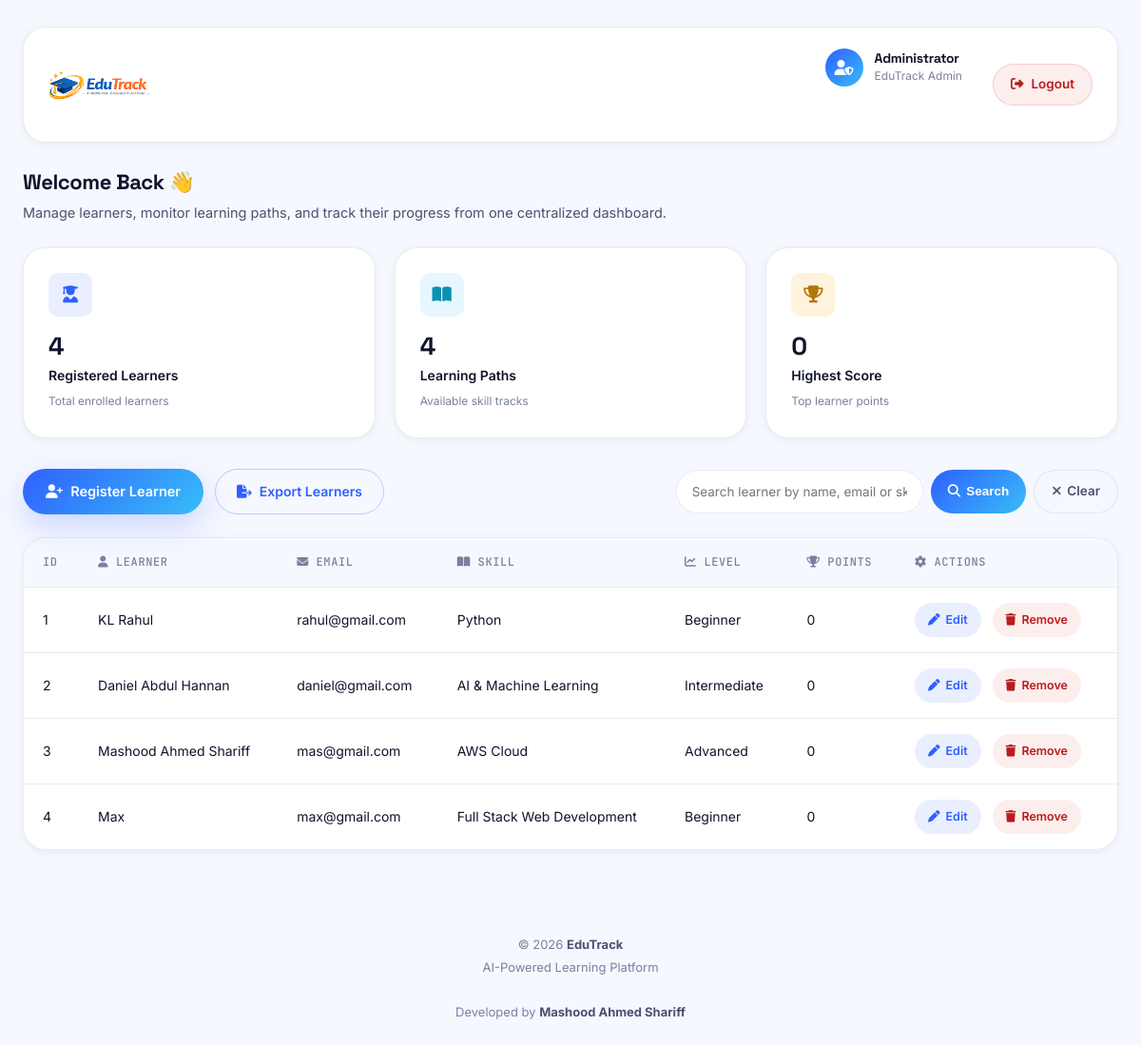
Page /admin/dashboard (signed in) on the earlier database version.
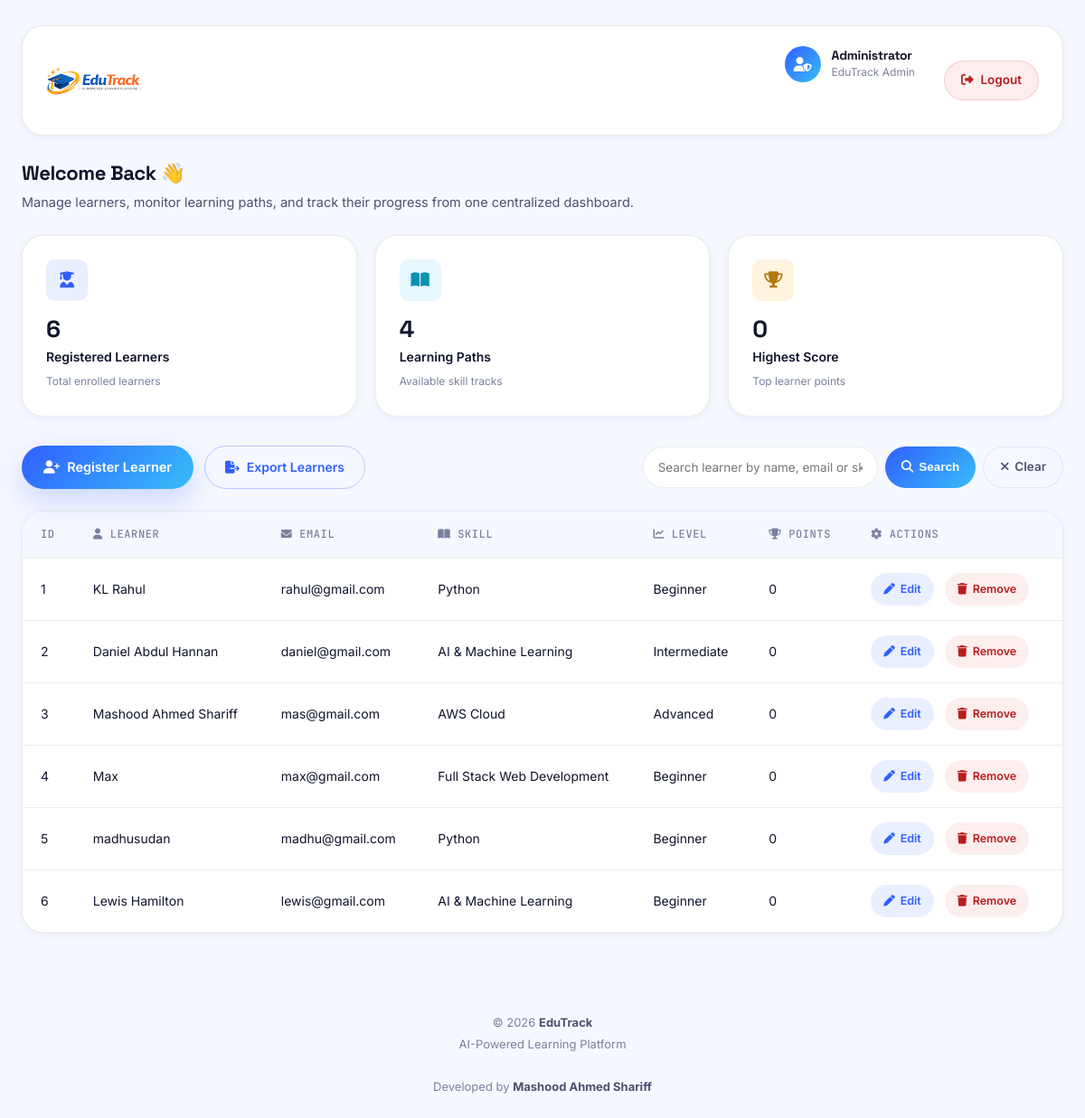
Same page on the later database version.
### tables this page shows
CREATE TABLE learners(

        id INTEGER PRIMARY KEY AUTOINCREMENT,

        name TEXT NOT NULL,

        email TEXT UNIQUE NOT NULL,

        password TEXT NOT NULL,

        date_of_birth TEXT NOT NULL,

        skill TEXT NOT NULL,

        level TEXT NOT NULL,

        points INTEGER DEFAULT 0,

        joined_date TEXT NOT NULL

    );

### app.py (the view)
@app.route("/admin/dashboard")
def admin_dashboard():
    if "admin_id" not in session:
        return redirect(url_for("admin_login"))
    connection = sqlite3.connect("database/edutrack.db")
    connection.row_factory = sqlite3.Row
    cursor = connection.cursor()
    search_query = request.args.get("search")
    if search_query:
        cursor.execute("""
            SELECT * FROM learners
            WHERE name LIKE ?
               OR skill LIKE ?
               OR email LIKE ?
        """, (
            f"%{search_query}%",
            f"%{search_query}%",
            f"%{search_query}%"
        ))
    else:
        cursor.execute("SELECT * FROM learners")
    learners = cursor.fetchall()
    cursor.execute("SELECT COUNT(*) FROM learners")
    total_learners = cursor.fetchone()[0]
    cursor.execute("SELECT COUNT(DISTINCT skill) FROM learners")
    total_skills = cursor.fetchone()[0]
    cursor.execute("SELECT MAX(points) FROM learners")
    highest_points = cursor.fetchone()[0]
    if highest_points is None:
        highest_points = 0
    connection.close()
    return render_template(
        "admin_dashboard.html",
        learners=learners,
        search_query=search_query,
        total_learners=total_learners,
        total_skills=total_skills,
        highest_points=highest_points
    )

### templates/admin_dashboard.html (shortened to what this page needs)
<!DOCTYPE html>
<html lang="en">
<head>
    <link rel="stylesheet"
          href="{{ url_for('static', filename='css/app.css') }}">
    <link rel="stylesheet"
          href="https://cdnjs.cloudflare.com/ajax/libs/font-awesome/6.7.2/css/all.min.css">
</head>
<body>
<div class="container">
    <header class="navbar">
        <div class="nav-left">
            <img src="{{ url_for('static', filename='images/edutrack-logo.png') }}"
                alt="EduTrack Logo"
                class="navbar-logo">
        </div>
        <div class="nav-right">
            <div class="profile-card">
                <div class="profile-icon">
                    <i class="fa-solid fa-user-shield"></i>
                </div>
                <div>
                    <h4>Administrator</h4>
                    <p>EduTrack Admin</p>
                </div>
            </div>
            <a href="{{ url_for('admin_logout') }}"
            class="admin-logout-btn">
                <i class="fa-solid fa-right-from-bracket"></i>
                Logout
            </a>
        </div>
    </header>
    <section class="page-title">
        <h2>Welcome Back 👋</h2>
        <p>
            Manage learners, monitor learning paths, and track their progress
            from one centralized dashboard.
        </p>
    </section>
    <section class="dashboard">
        <div class="card students-card">
            <div class="card-icon">
                <i class="fa-solid fa-user-graduate"></i>
            </div>
            <h2>{{ total_learners }}</h2>
            <p>Registered Learners</p>
            <span>Total enrolled learners</span>
        </div>
        <div class="card courses-card">
            <div class="card-icon">
                <i class="fa-solid fa-book-open"></i>
            </div>
            <h2>{{ total_skills }}</h2>
            <p>Learning Paths</p>
            <span>Available skill tracks</span>
        </div>
        <div class="card emails-card">
            <div class="card-icon">
                <i class="fa-solid fa-trophy"></i>
            </div>
            <h2>{{ highest_points }}</h2>
            <p>Highest Score</p>
            <span>Top learner points</span>
        </div>
    </section>
    <section class="toolbar">
        <div class="left-buttons">
            <a href="{{ url_for('register_learner') }}"
               class="add-btn">
                <i class="fa-solid fa-user-plus"></i>
                Register Learner
            </a>
            <a href="{{ url_for('export_csv') }}"
               class="export-btn"
               onclick="return confirm('Download learner records?')">
                <i class="fa-solid fa-file-export"></i>
                Export Learners
            </a>
        </div>
        <form action="{{ url_for('home') }}"
              method="GET"
              class="search-form">
            <input
                type="text"
                name="search"
                placeholder="Search learner by name, email or skill..."
                value="{{ search_query if search_query else '' }}">
            <button type="submit"
                    class="search-btn">
                <i class="fa-solid fa-magnifying-glass"></i>
                Search
            </button>
            <a href="{{ url_for('home') }}"
               class="clear-btn">
                <i class="fa-solid fa-xmark"></i>
                Clear
            </a>
        </form>
    </section>
    <table>
        <thead>
        <tr>
            <th>ID</th>
            <th><i class="fa-solid fa-user"></i> Learner</th>
            <th><i class="fa-solid fa-envelope"></i> Email</th>
            <th><i class="fa-solid fa-book-open"></i> Skill</th>
            <th><i class="fa-solid fa-chart-line"></i> Level</th>
            <th><i class="fa-solid fa-trophy"></i> Points</th>
            <th><i class="fa-solid fa-gear"></i> Actions</th>
        </tr>
        </thead>
        <tbody>
        {% if learners %}
            {% for learner in learners %}
            <tr>
                <td>{{ learner["id"] }}</td>
                <td>{{ learner["name"] }}</td>
                <td>{{ learner["email"] }}</td>
                <td>{{ learner["skill"] }}</td>
                <td>{{ learner["level"] }}</td>
                <td>{{ learner["points"] }}</td>
                <td>
                    <a href="{{ url_for('edit_learner', id=learner['id']) }}"
                       class="edit-btn">
                        <i class="fa-solid fa-pen"></i>
                        Edit
                    </a>
                    <a href="{{ url_for('delete_learner', id=learner['id']) }}"
                       class="delete-btn"
                       onclick="return confirm('Delete this learner?')">
                        <i class="fa-solid fa-trash"></i>
                        Remove
                    </a>
                </td>
            </tr>
            {% endfor %}
        {% endif %}
        </tbody>
    </table>
</div>
<footer class="footer">
    <p>
        © 2026 <strong>EduTrack</strong>
        <br>
        AI-Powered Learning Platform
        <br><br>
        Developed by <strong>Mashood Ahmed Shariff</strong>
    </p>
</footer>
</body>
</html>

Differences in the rows shown:
added learners: id "5", name "madhusudan", email "madhu@gmail.com", skill "Python", level "Beginner", points "0"
added learners: id "6", name "Lewis Hamilton", email "lewis@gmail.com", skill "AI & Machine Learning", level "Beginner", points "0"
Other differences:
{{ total_learners }}: "4" → "6"
